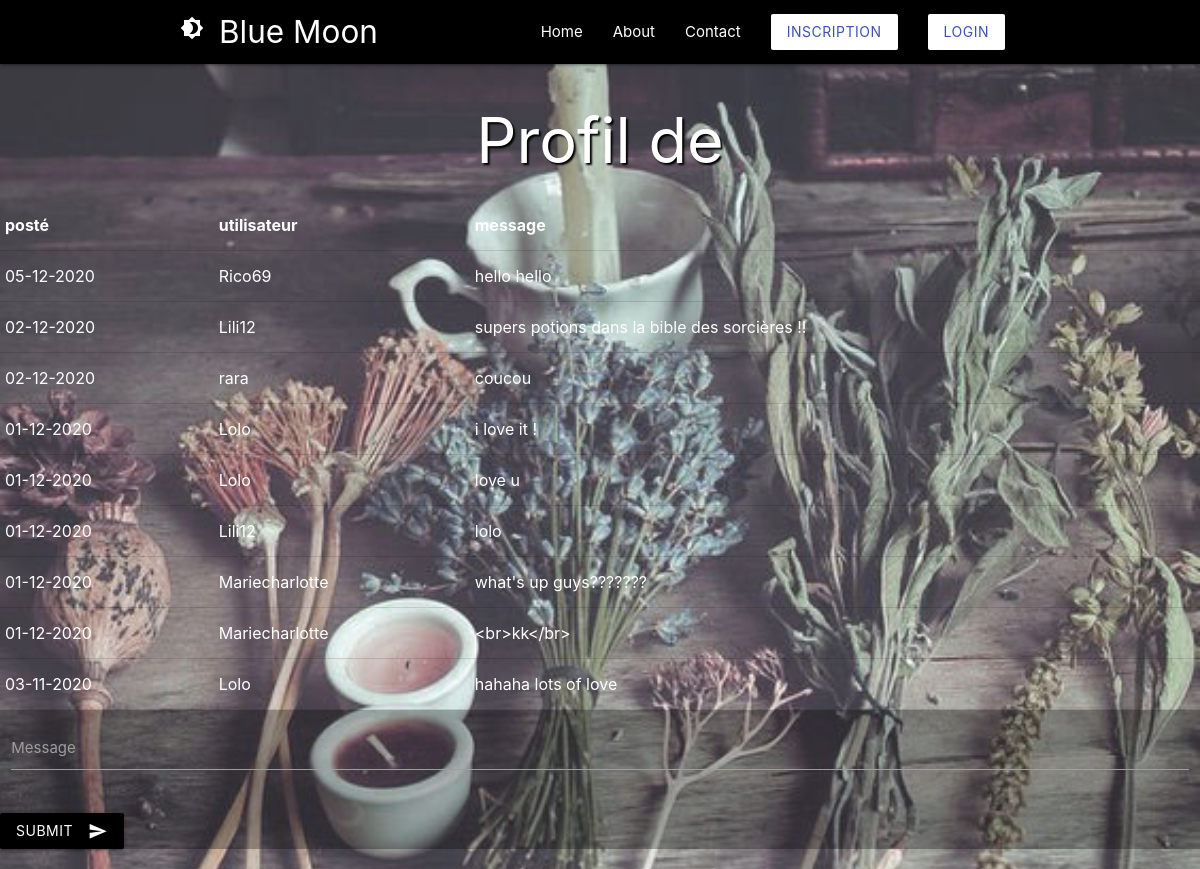
/pages/discussion.php, run on the app's committed database.
### tables this page shows
CREATE TABLE `messages` (
  `id` int(11) NOT NULL,
  `message` varchar(140) NOT NULL,
  `id_utilisateur` int(11) NOT NULL,
  `date` date NOT NULL
);

CREATE TABLE `utilisateurs` (
  `id` int(11) NOT NULL,
  `login` varchar(255) NOT NULL,
  `password` varchar(255) NOT NULL
);

### pages/discussion.php (the view, shortened to what this page needs)
<?php
$bdd = new PDO('mysql:host=localhost;dbname=discussion', 'root', '');
 ?>
  <html lang="fr">
<head>
  <link rel="stylesheet" href="https://cdnjs.cloudflare.com/ajax/libs/materialize/1.0.0-beta/css/materialize.min.css">
  <link rel= "stylesheet" href= "../css/pages.css">
</head>
<body>
  <div class="navbar-fixed">
    <nav class="nav-wrapper black">
      <div class="container">
        <a href="#" class="brand-logo">Blue Moon
        <i class="material-icons text-white">brightness_4</i>
        </a>
        <ul class="right hide-on-med-and-down">
          <li><a href="../index.php">Home</a></li>
          <li><a href="">About</a></li>
          <li><a href="">Contact</a></li>
          <li><a href="inscription.php" class="btn white indigo-text">Inscription</a></li>
          <li><a href="connexion.php" class="btn white indigo-text">Login</a></li>
        </ul>
      </div>
    </nav>
  </div>
<h1>Profil de <?php echo $userinfo['login']; ?></h1>
<main>
  <section class="valign-wrapper">
<?php
$requser = $bdd->prepare("SELECT date AS 'posté', login AS 'utilisateur', message FROM `messages` INNER JOIN `utilisateurs` ON messages.id_utilisateur = utilisateurs.id ORDER BY date DESC;");
$requser->execute();
$i=0;
echo "<table>" ;
while ($result = $requser->fetch(PDO::FETCH_ASSOC))
{
if ($i == 0)
{
foreach ($result as $key => $value)
{
echo "<th>$key</th>";
}
$i++;
}
echo "<tr>";
foreach ($result as $key => $value) {
if ($key == "posté"){
$value =  date("d-m-Y", strtotime($value));  ;
echo "<td>$value</td>";
}
else
echo "<td>" .nl2br($value). "</td>";
}
echo "</tr>";
}
echo "</table>";
?>
  </section>
  <form action="discussion.php" method="post">
  <div class="row">
    <form class="col s12" action="discussion.php" method="post">
      <div class="row">
        <div class="input-field col s12">
          <textarea id="commentaire" class="materialize-textarea white-text" name="commentaire"></textarea>
          <label for="commentaire">Message</label>
        </div>
      </div>
      <button class="btn waves-effect waves-light black" type="submit" name="forminscription">Submit
    <i class="material-icons right">send</i>
  </button>
  </form>
</div>
</form>
</main>
</body>
</html>

### css/pages.css (style rules this page uses)
body { background-image: url(../images/plants.jpg); background-size: 100%; background-repeat: no-repeat; color: white; }
h1 { color: white; text-shadow: 2px 2px 2px black; text-align: center; }
form { background-color: rgba(0, 0, 0, 0.3); }

### data on the page
messages: key "posté", key "utilisateur", key "message", date "05-12-2020", id_utilisateur.login "Rico69", message "hello hello"
messages: date "02-12-2020", id_utilisateur.login "Lili12", message "supers potions dans la bible des sorcières !!"
messages: date "02-12-2020", id_utilisateur.login "rara", message "coucou"
messages: date "01-12-2020", id_utilisateur.login "Lolo", message "i love it !"
messages: date "01-12-2020", id_utilisateur.login "Lolo", message "love u"
messages: date "01-12-2020", id_utilisateur.login "Lili12", message "lolo"
messages: date "01-12-2020", id_utilisateur.login "Mariecharlotte", message "what's up guys???????"
messages: date "01-12-2020", id_utilisateur.login "Mariecharlotte", message "<br>kk</br>"
messages: date "03-11-2020", id_utilisateur.login "Lolo", message "hahaha lots of love"
